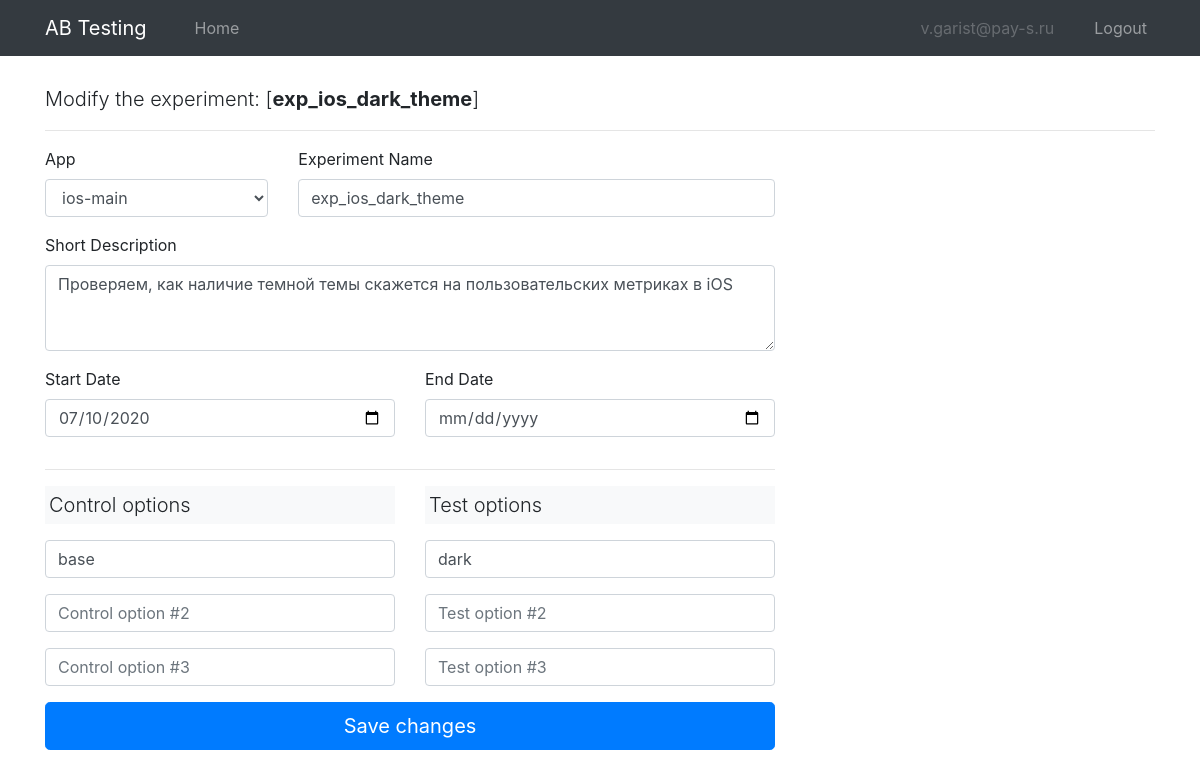
/admin/exp_ios_dark_theme (signed in), run on an earlier commit of the app's database.
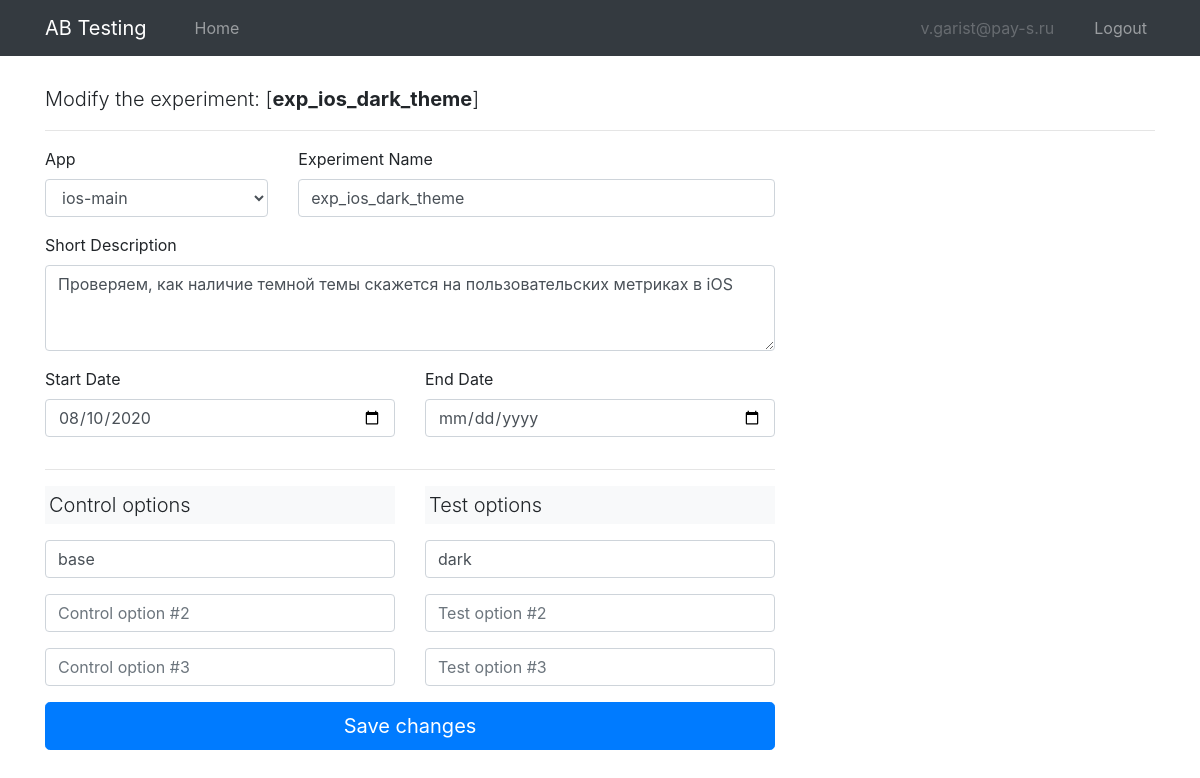
And on a later commit of the database.
### models.py (models this page shows, shortened)
class ABExperiment(db.Model):
    __tablename__ = "experiment"
    __table_args__ = (db.UniqueConstraint('app_id', 'name', name="unique_constraint_app_exp"), )
    id = db.Column(db.Integer, primary_key=True)
    app_id = db.Column(db.Integer, db.ForeignKey("app.id"))
    name = db.Column(db.String(120), index=True)
    description = db.Column(db.Text)
    metrics = db.Column(db.Text)
    start_date = db.Column(db.Date)
    end_date = db.Column(db.Date)
    options = db.relationship('ABOption', backref='experiment') # cascade="all, delete-orphan"

### admin/admin.py (the view, shortened to what this page needs)
@bp.route("/<exp_name>", methods=['GET', 'POST'])
@login_required
def edit_experiment(exp_name):
    exp = ABExperiment.query.filter_by(name=exp_name).first()
    if exp is None:
        abort(404)
    apps = App.query.all()
    test_options = [i for i in exp.options if not i.is_control_group]
    control_options = [i for i in exp.options if i.is_control_group]
    form = ABExperimentForm(request.form)
    return render_template(
        "admin/edit_experiment.html",
        exp=exp,
        form=form,
        apps=apps,
        test_options=test_options,
        control_options=control_options
    )

### admin/forms.py
class ABExperimentForm(FlaskForm):
    app = SelectField("App", choices=[(i.id, i.name) for i in App.query.all()], coerce=int)
    exp_name = StringField('Experiment Name', validators=[DataRequired()])
    description = TextAreaField('Short Description', validators=[DataRequired()])
    start_date = DateField("Start Date", validators=[DataRequired()], format="%Y-%m-%d")
    end_date = DateField("End Date", validators=[Optional()], format="%Y-%m-%d") # may be empty
    option_control1 = StringField('Control option #1', validators=[DataRequired()])
    option_control2 = StringField('Control option #2', validators=[Optional()])
    option_control3 = StringField('Control option #3', validators=[Optional()])
    option_test1 = StringField('Test option #1', validators=[DataRequired()])
    option_test2 = StringField('Test option #2', validators=[Optional()])
    option_test3 = StringField('Test option #3', validators=[Optional()])

### main.py (called while the page is built)
@login.user_loader
def load_user(id):
    return User.query.get(int(id))

### templates/admin/edit_experiment.html (shortened to what the changed rows need)
{% extends "base.html" %}
{% block content %}
<div class="container pt-3">
    <p class="mt-2 lead">Modify the experiment: [<span class="font-weight-bold">{{ exp.name }}</span>]</p>
    <div class="row">
        <div class="col-8">
            <form action="" method="post" novalidate>
                <div class="form-group">
                    <label>{{ form.description.label.text}}</label>
                    <textarea class="form-control form-control" id="{{ form.description.id }}" name="{{ form.description.name }}" rows="3">{{ exp.description }}</textarea>
                </div>
                <div class="row">
                    <div class="col">
                        <div class="form-group">
                            <label>{{ form.start_date.label.text}}</label>
                            {{ form.start_date(class="form-control", placeholder=form.start_date.label.text, value=exp.start_date) }}
                        </div>
                    </div>
                    <div class="col">
                        <div class="form-group">
                            <label>{{ form.end_date.label.text}}</label>
                            {{ form.end_date(class="form-control", placeholder=form.end_date.label.text, value=exp.end_date) }}
                        </div>
                    </div>
                </div>
            </form>
        </div>
    </div>
</div>
{% endblock %}

What changed in the data, as far as the page shows it:
changed ABExperiment "exp_ios_dark_theme": start_date "07/10/2020" → "08/10/2020"
